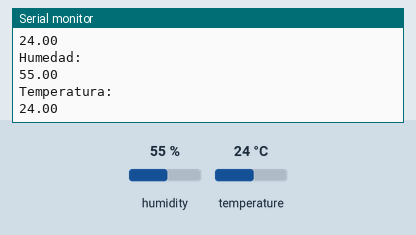
Simulated run of this sketch. Board: Arduino Uno, built with avr-gcc and run on an emulated ATmega328P. On the bench: the last lines printed to the serial monitor. Inputs (shaded band) come from the test bench; at power-on: humidity 55 %, temperature 24 °C.

Above: at 2.8 s.
2.9 s: humidity set to 22 %
At 5.1 s:
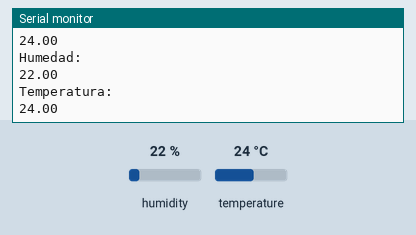
5.6 s: temperature set to 12 °C
At 7.5 s:
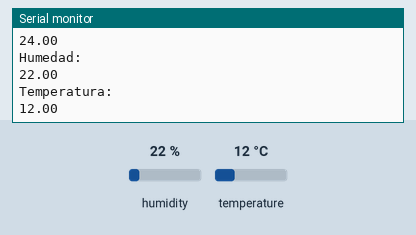
8.3 s: humidity set to 40 %
At 11.2 s:
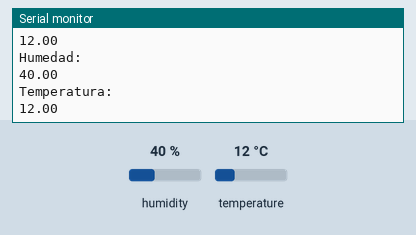
Timing chart, 0 to 12.7 s (numbered marks = the images above; inputs shaded):
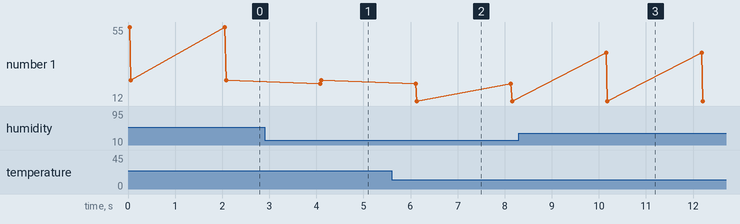

The sketch:

basic-read-serial.ino
```cpp
#include "DHT.h"
#define DHTPIN 2
#define DHTTYPE DHT11
DHT dht(DHTPIN, DHTTYPE);
void setup() {
Serial.begin(9600);
dht.begin();
}
void loop() {
float h = dht.readHumidity();
float t = dht.readTemperature();
Serial.println("Humedad: ");
Serial.println(h);
Serial.println("Temperatura: ");
Serial.println(t);
delay(2000);
}
```

Measured:
- after the input at 2.9 s, the serial monitor: prints a new line after 1.2 s (image 1)
- after the input at 5.6 s, the serial monitor: prints a new line after 0.53 s (image 2)
- after the input at 8.3 s, the serial monitor: prints a new line after 1.9 s (image 3)
- plotted number 1: 24 → 12 after the input at 5.6 s
